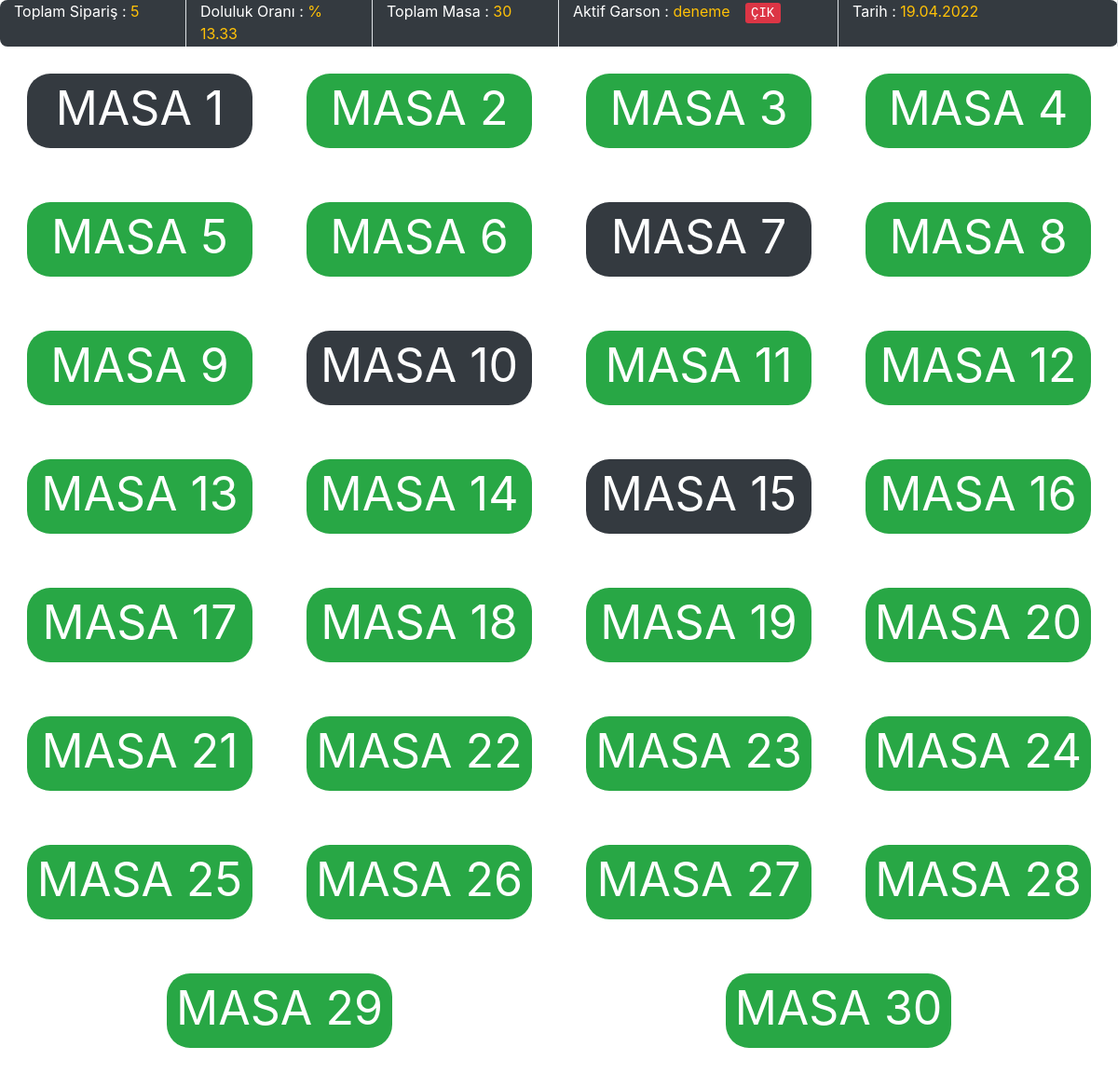
The page / on the database its author committed.
### tables this page shows
CREATE TABLE `doluluk` (
  `id` int(11) NOT NULL,
  `bos` int(11) NOT NULL DEFAULT 0,
  `dolu` int(11) NOT NULL DEFAULT 0
);

CREATE TABLE `garson` (
  `id` int(11) NOT NULL,
  `ad` varchar(20) NOT NULL,
  `sifre` varchar(100) NOT NULL,
  `durum` tinyint(1) NOT NULL DEFAULT 0
);

CREATE TABLE `masalar` (
  `id` int(11) NOT NULL,
  `ad` varchar(20) NOT NULL,
  `durum` int(11) NOT NULL DEFAULT 0
);

### fonksiyon/fonksiyon.php (the view, shortened to what this page needs)
<?php
class sistem {
  private function benimsorgum($vt,$sorgu,$tercih){
    $a=$sorgu;
    $b=$vt->prepare($a);
    $b->execute();
    if ($tercih==1):
    return $c=$b->get_result();
  endif;
  }
  function masacek($dv) {
    $masalar="select * from masalar";
    $sonuc=$this->benimsorgum($dv,$masalar,1);
    while ($masason=$sonuc->fetch_assoc()):
    $siparisler='select * from anliksiparis where masaid='.$masason["id"].'';
    $this->benimsorgum($dv,$siparisler,1)->num_rows==0 ? $renk="success" : $renk="dark";
      echo '<div id="mas" class="col-md-3 col-sm-6 mx-auto p-1 text-center  text-white">
      <a  href="masadetay.php?masaid='.$masason["id"].'">
      <div class="bg-'.$renk.'" id="masa">'.$masason["ad"].'</div></a>
      </div>';
  endwhile;
  }
  function doluluk($dv){
    $son=$this->benimsorgum($dv,"select * from doluluk",1);
    $veriler=$son->fetch_assoc();
    $toplam= $veriler["bos"] + $veriler["dolu"];
    $oran= ($veriler["dolu"] / $toplam) * 100 ;
    echo "% " .$oran=substr($oran,0,5);
  }
  function masatoplam($dv){
    echo $this->benimsorgum($dv,"select * from masalar",1)->num_rows;
  }
  function siparistoplam($dv){
    echo $this->benimsorgum($dv,"select * from anliksiparis",1)->num_rows;
  }
  function garsonbak($db) {
  $gelen=$this->benimsorgum($db,"select * from garson where durum=1",1)->fetch_assoc();
  if ($gelen["ad"]!="") :
  echo $gelen["ad"];
  echo '<a href="islemler.php?islem=cikis" class="m-3"><kbd class="bg-danger">ÇIK</kbd></a>';
  else:
  echo "Garson Yok";
  endif;
  }
}
 ?>

### index.php (shortened to what this page needs)
<?php include("fonksiyon/fonksiyon.php"); $sistem = new sistem;
?>
<!DOCTYPE html>
<html>
<head>
  <link rel="stylesheet" href="dosya/boostrap.css">
</head>
<body>
  <div class="container-fluid">
    <div class="row table-dark" id="rows">
      <div class="col-md-2 border-right">Toplam Sipariş : <a class="text-warning"><?php $sistem->siparistoplam($db); ?></a></div>
      <div class="col-md-2 border-right">Doluluk Oranı : <a class="text-warning"><?php $sistem->doluluk($db); ?></a></div>
      <div class="col-md-2 border-right">Toplam Masa : <a class="text-warning"><?php $sistem->masatoplam($db); ?></a></div>
      <div class="col-md-3 border-right">Aktif Garson : <a class="text-warning"><?php $sistem->garsonbak($db); ?></a></div>
      <div class="col-md-3 border-right">Tarih : <a class="text-warning"><?php echo date('d.m.Y'); ?></a></div>
    </div>
    <div class="row">
      <?php $sistem->masacek($db); ?>
    </div>
  </div>
</body>
</html>

### index.php (style rules this page uses)
#rows { height: 50px; border-radius: 8px; }
#masa { height: 80px; margin: 25px; font-size: 50px; border-radius: 25px; }
#mas a:link, #mas a:visited { color:white; text-decoration:none; }

### rows shown on the page
doluluk: dolu+bos "13.33"
garson: ad "deneme"
masalar: ad "MASA 1"
masalar: ad "MASA 2"
masalar: ad "MASA 3"
masalar: ad "MASA 4"
masalar: ad "MASA 5"
masalar: ad "MASA 6"
masalar: ad "MASA 7"
masalar: ad "MASA 8"
masalar: ad "MASA 9"
masalar: ad "MASA 10"
masalar: ad "MASA 11"
masalar: ad "MASA 12"
masalar: ad "MASA 13"
masalar: ad "MASA 14"
masalar: ad "MASA 15"
masalar: ad "MASA 16"
masalar: ad "MASA 17"
masalar: ad "MASA 18"
masalar: ad "MASA 19"
masalar: ad "MASA 20"
masalar: ad "MASA 21"
masalar: ad "MASA 22"
masalar: ad "MASA 23"
masalar: ad "MASA 24"
masalar: ad "MASA 25"
masalar: ad "MASA 26"
masalar: ad "MASA 27"
masalar: ad "MASA 28"
masalar: ad "MASA 29"
masalar: ad "MASA 30"

### other values the page prints
$this->benimsorgum($dv,"select * from anliksiparis",1)->num_rows "5"
$this->benimsorgum($dv,"select * from masalar",1)->num_rows "30"
